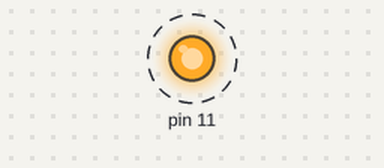
A program run on a simulated Raspberry Pi (header pin numbers). Shown: output pins drawn as LEDs (lit = HIGH). Dashed ring = blinking. At 20.0 s the program stops and its outputs stay as they are.

Above: at 0.5 s.
Timing chart, 0 to 4.6 s (numbered marks = the images above):
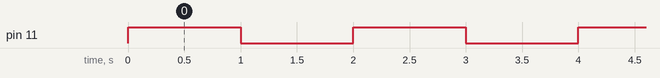

Measured:
- by itself, pin 11: alternates HIGH for 1.0 s and LOW for 1.0 s, 20 changes in all, then stays LOW

The program:

led.py
```python
import RPi.GPIO as GPIO
import time

def blink(times, delay):
    GPIO.setmode(GPIO.BOARD)
    GPIO.setup(11, GPIO.OUT)

    while times>0:
        if 0==times%2:
            GPIO.output(11, GPIO.HIGH) #or output(11, GPIO.True)
        else:
            GPIO.output(11, GPIO.LOW)
        time.sleep(delay)
        times-=1
    GPIO.cleanup()
    return


if __name__ == '__main__':
    blink(20, 1)
```
